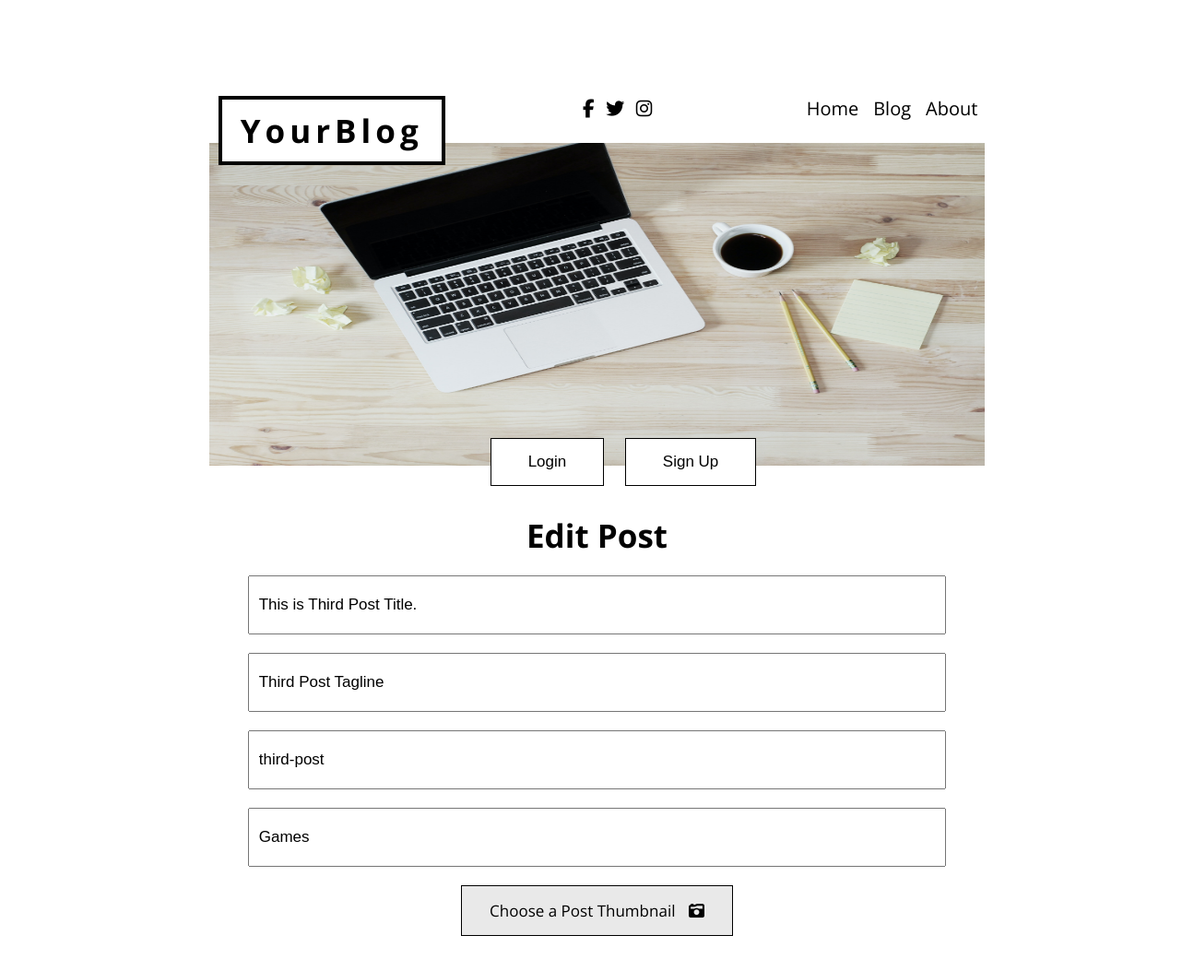
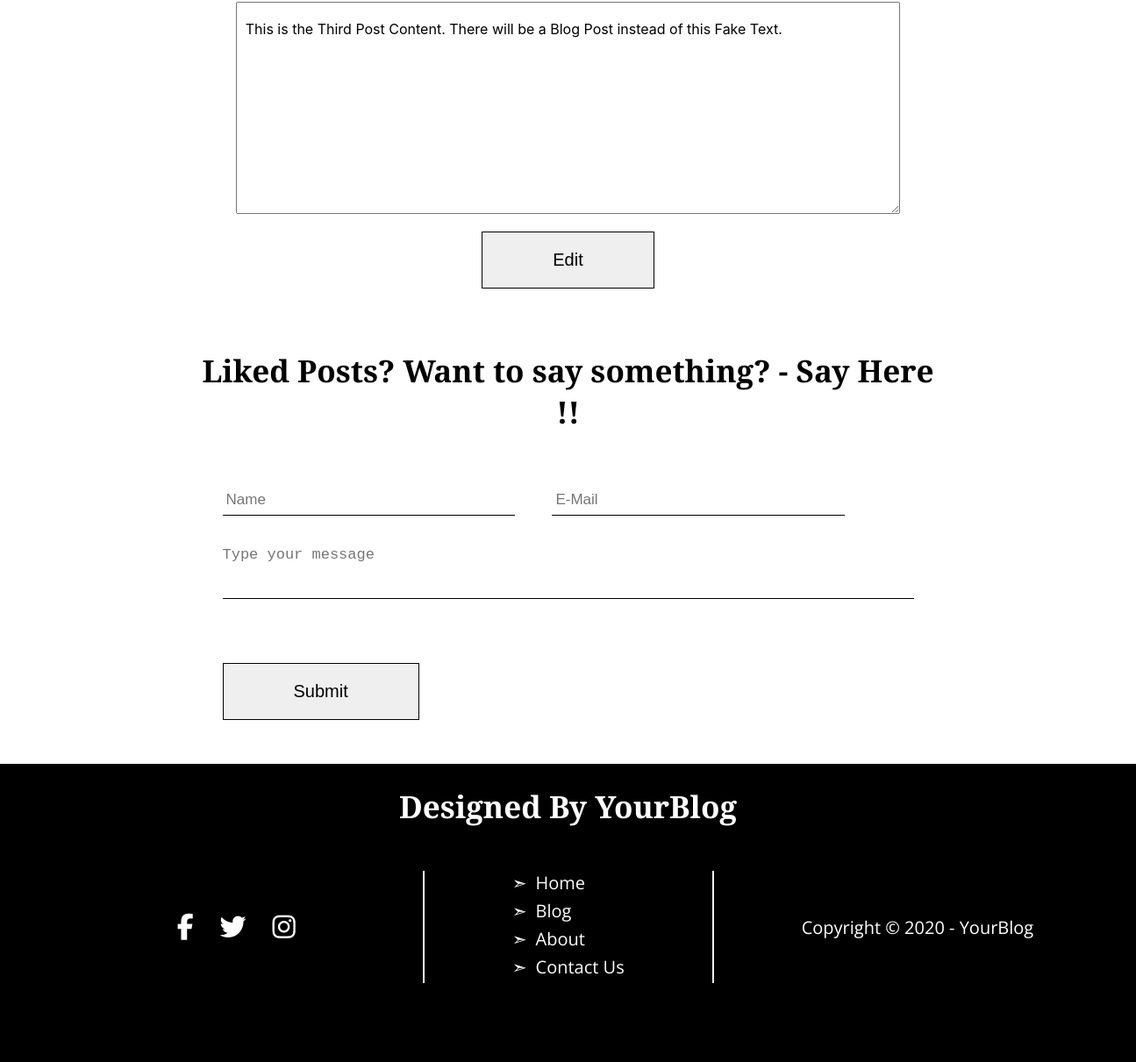
/editPost/11, run on the app's committed database (2 pictures, top to bottom).
### blog/models.py (models this page shows, shortened)
class Post(models.Model):
    serial_no = models.AutoField(primary_key=True)
    title = models.CharField(max_length=120, null=False)
    tagline = models.CharField(max_length=100)
    slug = models.SlugField(max_length=50, null=False)
    author = models.CharField(max_length=50, null=False)
    category = models.CharField(max_length=20, default="", null=False)
    content = models.TextField()
    thumbnail_image = models.ImageField(upload_to = "blog", blank= True)
    timestamp = models.DateTimeField(default=now)

### home/views.py (the view)
# urls.py: path("editPost/<str:serial_no>", views.editPost, name="editPost"),
def editPost(request, serial_no):
    if request.method == "POST":
        title = request.POST.get("title")
        tagline = request.POST.get("tagline")
        post_slug = request.POST.get("slug")
        content = request.POST.get("content")
        author = request.user
        category = request.POST.get("category")
        timestamp = datetime.now()
        imageForm = ImageForm(request.POST, request.FILES)
        if serial_no == "0":
            if imageForm.is_valid():
                formImage = imageForm.cleaned_data["image"]
                new_post = Post(title=title, tagline=tagline, slug=post_slug, content=content, author=author, category=category, timestamp=timestamp, thumbnail_image=formImage)
            else:
                new_post = Post(title=title, tagline=tagline, slug=post_slug, content=content, author=author, category=category, timestamp=timestamp)
            new_post.save()
            return redirect("/dashboard")
        else:
            if imageForm.is_valid():
                formImage = imageForm.cleaned_data["image"]
                post = Post.objects.filter(serial_no= serial_no).first()
                post.thumbnail_image = formImage
            else:
                post = Post.objects.filter(serial_no= serial_no).first()
            post.title = title
            post.tagline = tagline
            post.slug = post_slug
            post.content = content
            post.category = category
            post.save()
            return redirect(f"/editPost/{serial_no}")
    else:
        imageForm = ImageForm()
    post = Post.objects.filter(serial_no= serial_no).first()
    context = {"post":post, "serial_no":serial_no, "form":imageForm}
    return render(request, "blog/editPost.html", context)

### blog/forms.py
class ImageForm(forms.Form):
    image = forms.ImageField(required=False, widget=forms.FileInput(attrs={"hidden":True}))

### templates/blog/editPost.html (shortened to what this page needs)
{% extends 'base.html' %}
{% block body %}
<div class="container">
    <h1 class="lg-heading text-center">Edit Post</h1>
    <form action="/editPost/{{serial_no}}" method="POST" enctype="multipart/form-data">{% csrf_token %}
        <div class="editForm flex-column">
        <input type="text" name="title" placeholder="Title" value="{{post.title}}">
        <input type="text" name="tagline" placeholder="Tagline" value="{{post.tagline}}">
        <input type="slug" name="slug" placeholder="Slug" value="{{post.slug}}">
        <input type="text" class="category-input" name="category" placeholder="category" value="{{post.category}}">
        <label for="id_image">Choose a Post Thumbnail <span><i class="	fas fa-camera-retro"></i></span></label>
        <textarea name="content" id="editTextarea" cols="30" rows="10" placeholder="Content">{{post.content}}</textarea>
        <div class="submit-btn">
        <button type="submit" class="btn"> Edit </button>
    </div>
    </div>
    </form>
</div>
{% endblock body %}

### static/home/css/style.css (style rules this page uses)
* { box-sizing: border-box; margin: 0; padding: 0; }
html { font-size: 62.5%; font-family: 'Open Sans', sans-serif; }
.container { max-width: 1100px; width: 65%; margin: 0 auto; }
.flex-column { display: flex; flex-direction: column; align-items: center; justify-content: center; }
.text-center { text-align: center; }
.lg-heading { font-size: 3.5rem; }
.btn { margin: 50px 0; font-size: 20px; padding: 20px 80px; text-transform: capitalize; border: 1px solid black; cursor: pointer; }
.editForm input { width: 90%; padding: 20px 10px; margin-top: 20px; outline: none; font-size: 17px; }
.editForm textarea { width: 90%; padding: 20px 10px; margin-top: 20px; outline: none; font-family: -apple-system, BlinkMacSystemFont, 'Segoe UI', Roboto, Oxygen, Ubuntu, Cantarell, 'Open Sans', 'Helvetica Neue', sans-serif; font-size: 16px; }
.editForm .submit-btn .btn { margin: 20px 0 10px 0; }
label { border: 1px solid black; background-color: rgb(233, 233, 233); font-size: 17px; padding: 15px 30px; cursor: pointer; margin-bottom: 20px; }
label i { margin-left: 10px; }
.category-input { margin-bottom: 20px; }

### data on the page
Post: title "This is Third Post Title.", tagline "Third Post Tagline", slug "third-post", category "Games", content "This is the Third Post Content. There will be a Blog Post instead of this Fake Text."
